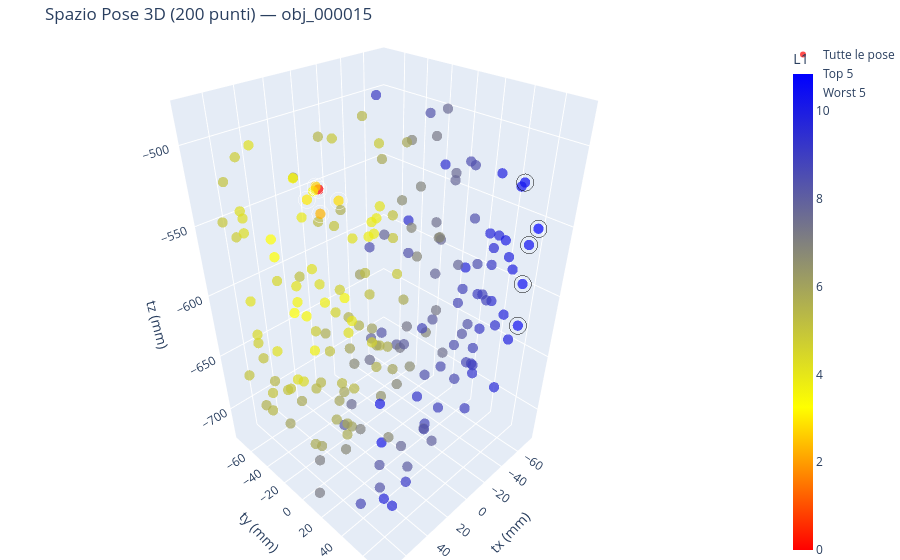

Notebook source saved alongside this figure:
### Code cell
import plotly.graph_objects as go
import pandas as pd
import numpy as np
import torch
from PIL import Image
import matplotlib.pyplot as plt

def visualizza_embedding_3d_plotly(obj_name, dataset="ycbv_translation", token="pool", grid=2, K=10, W=5):
    df = pd.read_csv(RENDERS / dataset / "gt_poses.csv")
    df = df[df["object"] == obj_name].reset_index(drop=True)
    T = df[["tx", "ty", "tz"]].values 

    img_paths = [RENDERS / img_path for img_path in df["image"]]

    # embedding di riferimento + L1 di ogni posa
    e_ref = extract_features2(Image.open(img_paths[0]).convert("RGB"),
                              token=token, grid=grid)
    L1 = []
    for i in range(len(df)):
        e = extract_features2(Image.open(img_paths[i]).convert("RGB"),
                              token=token, grid=grid)
        L1.append(torch.abs(e_ref - e).sum().item())
    L1 = np.array(L1)

    indici_ordinati = np.argsort(L1)
    indici_top_k = indici_ordinati[:K]
    indici_worst_w = indici_ordinati[-W:][::-1] 
    
    t_ref = T[0]

    custom_colors = [
        [0.0, "red"], 
        [0.3, "yellow"], 
        [1.0, "blue"]
    ]
    
    fig = go.Figure()

    fig.add_trace(go.Scatter3d(
        x=T[:, 0], y=T[:, 1], z=T[:, 2],
        mode='markers',
        marker=dict(
            size=6, color=L1, colorscale=custom_colors,
            colorbar=dict(title="L1", thickness=20),
            opacity=0.7
        ),
        text=[f"Posa: {i}<br>L1: {val:.2f}" for i, val in enumerate(L1)],
        hoverinfo='text+x+y+z',
        name="Tutte le pose"
    ))

    fig.add_trace(go.Scatter3d(
        x=T[indici_top_k, 0], y=T[indici_top_k, 1], z=T[indici_top_k, 2],
        mode='markers',
        marker=dict(
            size=10, color='rgba(0,0,0,0)', line=dict(color='white', width=3) 
        ),
        text=[f"Top {i}<br>Posa: {idx}" for i, idx in enumerate(indici_top_k)],
        hoverinfo='text',
        name=f"Top {K}"
    ))

    fig.add_trace(go.Scatter3d(
        x=T[indici_worst_w, 0], y=T[indici_worst_w, 1], z=T[indici_worst_w, 2],
        mode='markers',
        marker=dict(
            size=10, color='rgba(0,0,0,0)', line=dict(color='black', width=3) 
        ),
        text=[f"Worst {i}<br>Posa: {idx}" for i, idx in enumerate(indici_worst_w)],
        hoverinfo='text',
        name=f"Worst {W}"
    ))

    fig.update_layout(
        title=f"Spazio Pose 3D ({len(df)} punti) — {obj_name}",
        scene=dict(
            xaxis=dict(title='tx (mm)'), yaxis=dict(title='ty (mm)'), zaxis=dict(title='tz (mm)'),
            aspectmode='data'
        ),
        margin=dict(l=0, r=0, b=0, t=40)
    )
    
    fig.show()

    def disegna_griglia(indici, titolo_griglia, is_worst=False):
        n_img = len(indici)
        cols = 5 
        rows = (n_img + cols - 1) // cols 
        
        fig_mat, axes = plt.subplots(rows, cols, figsize=(cols * 3.5, rows * 4))
        fig_mat.suptitle(titolo_griglia, fontsize=16, fontweight='bold', y=1.05)
        
        if n_img > 1: 
            axes = np.array(axes).flatten()
        else: 
            axes = [axes]
            
        for ax_idx, orig_idx in enumerate(indici):
            img = Image.open(img_paths[orig_idx])
            axes[ax_idx].imshow(img)
            axes[ax_idx].axis('off') 
            
            t_corrente = T[orig_idx]
            delta_t = t_corrente - t_ref
            
            if orig_idx == 0:
                titolo = f"TARGET (Posa 0)\nL1: 0.00\nt=({t_ref[0]:.0f}, {t_ref[1]:.0f}, {t_ref[2]:.0f})"
                axes[ax_idx].set_title(titolo, color="red", fontweight="bold", fontsize=10)
            else:
                label_prefisso = "Worst" if is_worst else "Top"
                colore_testo = "black" if not is_worst else "darkred"
                titolo = (f"{label_prefisso} {ax_idx} (Posa: {orig_idx}) | L1: {L1[orig_idx]:.1f}\n"
                          f"Δtx={delta_t[0]:.0f}, Δty={delta_t[1]:.0f}, Δtz={delta_t[2]:.0f}")
                axes[ax_idx].set_title(titolo, fontsize=10, color=colore_testo)
                
        for ax_idx in range(n_img, len(axes)):
            axes[ax_idx].axis('off')

        plt.tight_layout()
        plt.show()

    disegna_griglia(indici_top_k, f"Top {K} pose simili al target")
    disegna_griglia(indici_worst_w, f"Worst {W} pose distanti dal target", is_worst=True)

visualizza_embedding_3d_plotly("obj_000015", grid=2, K=5, W=5)

### Figure 1 — Plotly figure (JSON) as saved in the notebook; plotly's stock layout.template omitted (floating-point values rounded to 4 significant figures; data arrays with more than 128 entries replaced by an {"elided": "..."} marker saying what was removed)
{"data": [{"hoverinfo": "text+x+y+z", "marker": {"color": {"elided": "200 float values"}, "colorbar": {"thickness": 20, "title": {"text": "L1"}}, "colorscale": [[0, "red"], [0.3, "yellow"], [1, "blue"]], "opacity": 0.7, "size": 6}, "mode": "markers", "name": "Tutte le pose", "text": {"elided": "200 str values"}, "type": "scatter3d", "x": {"elided": "200 float values"}, "y": {"elided": "200 float values"}, "z": {"elided": "200 float values"}}, {"hoverinfo": "text", "marker": {"color": "rgba(0,0,0,0)", "line": {"color": "white", "width": 3}, "size": 10}, "mode": "markers", "name": "Top 5", "text": ["Top 0<br>Posa: 0", "Top 1<br>Posa: 114", "Top 2<br>Posa: 162", "Top 3<br>Posa: 21", "Top 4<br>Posa: 157"], "type": "scatter3d", "x": [20.5, 26.01, 29.36, 14.12, 13.23], "y": [-34.46, -27.24, -25.75, -24.26, -55.78], "z": [-530.6, -541.7, -522.8, -536.4, -547.1]}, {"hoverinfo": "text", "marker": {"color": "rgba(0,0,0,0)", "line": {"color": "black", "width": 3}, "size": 10}, "mode": "markers", "name": "Worst 5", "text": ["Worst 0<br>Posa: 48", "Worst 1<br>Posa: 73", "Worst 2<br>Posa: 46", "Worst 3<br>Posa: 120", "Worst 4<br>Posa: 148"], "type": "scatter3d", "x": [-52.58, -68.4, -72.65, -47.46, -56.48], "y": [70.75, 48.31, 54.43, 69.31, 64.93], "z": [-544.1, -528.1, -599.1, -553.2, -618.8]}], "layout": {"margin": {"b": 0, "l": 0, "r": 0, "t": 40}, "scene": {"aspectmode": "data", "xaxis": {"title": {"text": "tx (mm)"}}, "yaxis": {"title": {"text": "ty (mm)"}}, "zaxis": {"title": {"text": "tz (mm)"}}}, "title": {"text": "Spazio Pose 3D (200 punti) — obj_000015"}}}
